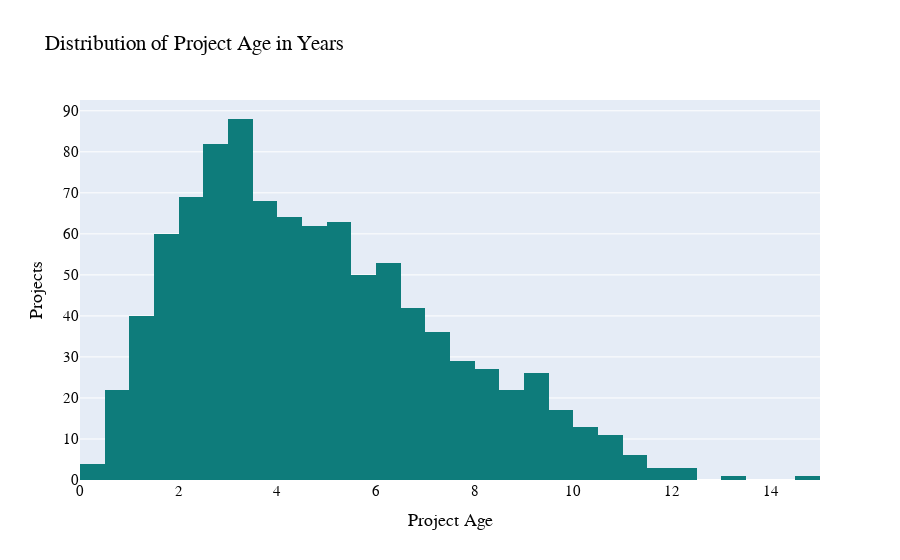

Notebook code for this chart:
### Code cell
fig = px.histogram(
    df_active,
    x="project_age_in_years",
    nbins=50,
    title="Distribution of Project Age in Years",
)
fig.update_layout(
    yaxis_title="Projects",
    xaxis_title="Project Age",
)
fig.update_traces(marker_color=marker_color)
fig.show()

### Figure 1 — Plotly figure (JSON) as saved in the notebook; plotly's stock layout.template omitted (floating-point values rounded to 4 significant figures; data arrays with more than 128 entries replaced by an {"elided": "..."} marker saying what was removed)
{"data": [{"alignmentgroup": "True", "bingroup": "x", "hovertemplate": "project_age_in_years=%{x}<br>count=%{y}<extra></extra>", "legendgroup": "", "marker": {"color": "#0E7C7B", "pattern": {"shape": ""}}, "name": "", "nbinsx": 50, "offsetgroup": "", "orientation": "v", "showlegend": false, "type": "histogram", "x": {"elided": "962 float values"}, "xaxis": "x", "yaxis": "y"}], "layout": {"barmode": "relative", "legend": {"tracegroupgap": 0}, "title": {"text": "Distribution of Project Age in Years"}, "xaxis": {"anchor": "y", "domain": [0, 1], "title": {"text": "Project Age"}}, "yaxis": {"anchor": "x", "domain": [0, 1], "title": {"text": "Projects"}}}}
